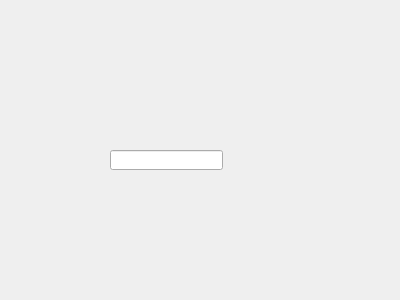
<?xml version="1.0" encoding="UTF-8"?>
<ui version="4.0">
 <class>Widget</class>
 <widget class="QWidget" name="Widget">
  <property name="geometry">
   <rect>
    <x>0</x>
    <y>0</y>
    <width>400</width>
    <height>300</height>
   </rect>
  </property>
  <property name="windowTitle">
   <string>Widget</string>
  </property>
  <widget class="QLineEdit" name="lineEdit">
   <property name="geometry">
    <rect>
     <x>110</x>
     <y>150</y>
     <width>113</width>
     <height>20</height>
    </rect>
   </property>
  </widget>
 </widget>
 <layoutdefault spacing="6" margin="11"/>
 <resources/>
 <connections/>
</ui>
